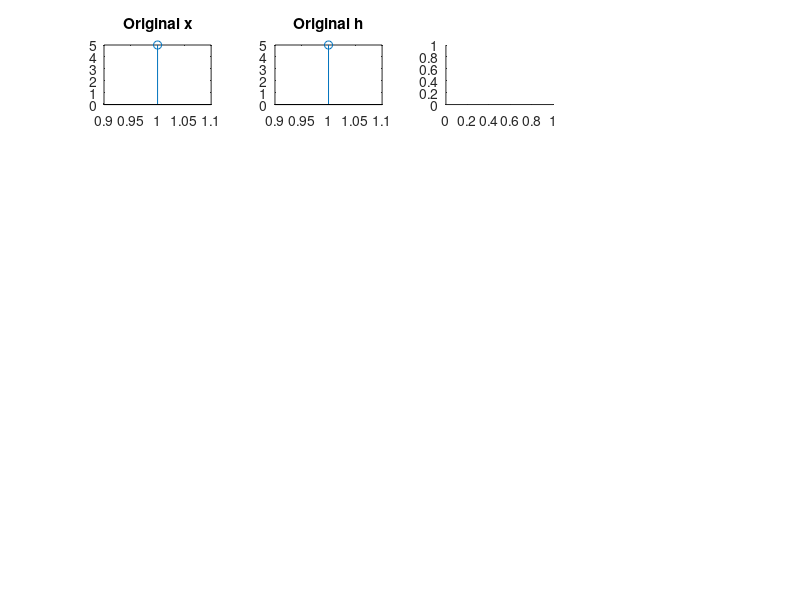

The MATLAB source for this figure: (Note: this script raises an error after producing the figure.)
x = input('Enter X:');
h = input('Enter H:');

xn = columns(x);
hn = columns(h);

subplot(5,4,1);
stem(1:xn,x);
title('Original x');

subplot(5,4,2);
stem(1:hn,h);
title('Original h');

hm = fliplr(h);
hmo = hm;
hm = [hm zeros(1,xn-1)];
%hmg = [zeros(xn+hn-1)];
lc = [zeros(1,xn+hn-1)];

for i=1:(xn+hn-1)
  
  hm = [ zeros(1,i-1) hmo zeros(1,xn-i)];
  hm = hm(1:xn+hn-1);
  xm = [ zeros(1,hn-1) x];
  n = [-hn+i:hn+i-1];
  str = sprintf('h( %d -k)', i-1);
  hmp = [hmo zeros(1,xn-1)];
  subplot(5,4,i+2);
  stem(n,hmp);
  title(str);
  %hmg(i,:) = hm;
  ans = hm .* xm;
  lc(i) = sum(ans);
  
end

n = [1:xn+hn-1];
subplot(5,4,9);
stem(n,lc);
title('Linear Convolution');
